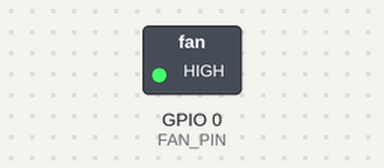
A program run on a simulated Raspberry Pi (BCM pin numbers). Parts: switched loads named in the program (green lamp = pin HIGH). At 0.0 s the program stops and its outputs stay as they are.

Above: at 0.1 s.
Timing chart, 0 to 1.5 s (numbered marks = the images above):
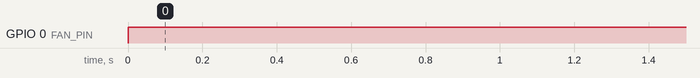

Measured:
- by itself, GPIO 0 (FAN_PIN): LOW → HIGH at 0.00 s

The program:

fan.py
```python
#-*-coding:utf-8-*-
import RPi.GPIO as GPIO
import time
import numpy as np
import numpy

FAN_PIN = 0
CYCLE = 50


def initial_fan():
    GPIO.setmode(GPIO.BCM)
    GPIO.setwarnings(False)
    GPIO.setup(FAN_PIN,GPIO.OUT)
    GPIO.output(FAN_PIN,1)
##    fan_h = GPIO.PWM(FAN_PIN,CYCLE)    #设置周期
##    fan_h.start(50)
##    fan_h.ChangeDutyCycle(50)


initial_fan()
```
